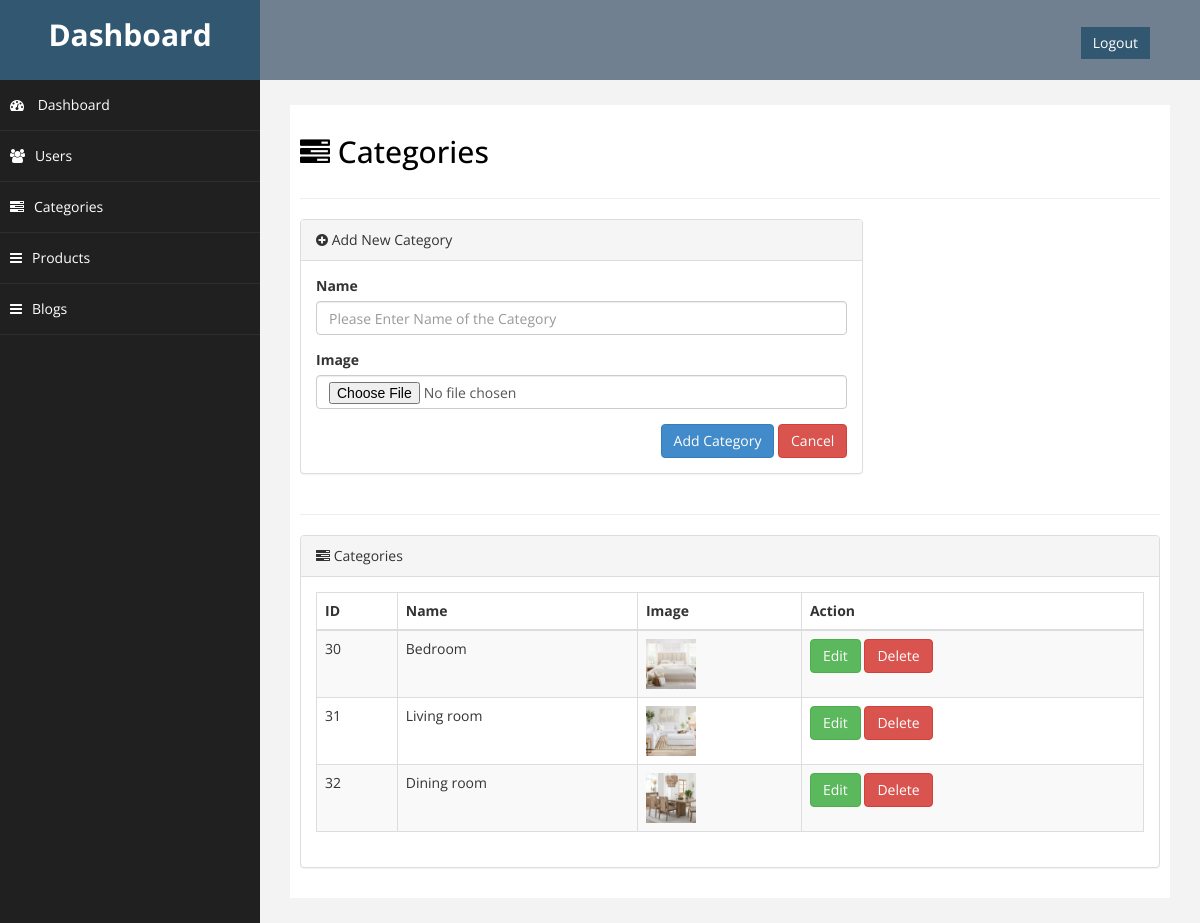
The app's page /admin/categories.php with its own data.
### tables this page shows
CREATE TABLE `category` (
  `id` int(11) NOT NULL,
  `name` varchar(25) NOT NULL,
  `image` varchar(100) NOT NULL
);

### admin/categories.php (the view, shortened to what this page needs)
<?php
 include('header.php');
 require('../include/dbconnect.php');
?>
<div id="page-wrapper">
    <div id="page-inner">
        <div class="row">
            <div class="col-md-12">
                <h2><i class="fa fa-tasks"></i> Categories</h2>
            </div>
        </div>
        <hr />
        <div class="row">
            <div class="col-md-8">
                <div class="panel panel-default">
                    <div class="panel-heading">
                        <i class="fa fa-plus-circle"></i> Add New Category
                    </div>
                    <div class="panel-body">
                        <div class="row">
                            <div class="col-md-12">
                                <form role="form" method="post" action="" enctype="multipart/form-data">
                                    <div class="form-group">
                                        <label>Name</label>
                                        <input type="text" name="name" placeholder="Please Enter Name of the Category" class="form-control" required/>
                                    </div>
                                    <div class="form-group">
                                        <label>Image</label>
                                        <input type="file" name="file" class="form-control">
                                    </div>
                                    <div style="float:right;">
                                        <button type="submit" name="submit" class="btn btn-primary">Add Category</button>
                                        <button type="reset" class="btn btn-danger">Cancel</button>
                                    </div>
                            </div>
                        </div>
                    </div>
                </div>
            </div>
        </div>
        <hr />
        <div class="row">
            <div class="col-md-12">
                <div class="panel panel-default">
                    <div class="panel-heading">
                        <i class="fa fa-tasks"></i> Categories
                    </div>
                    <div class="panel-body">
                        <div class="table-responsive">
                            <table class="table table-striped table-bordered table-hover " id="dataTables-example">
                                <thead>
                                    <tr>
                                        <th>ID</th>
                                        <th>Name</th>
                                        <th>Image</th>
                                        <th>Action</th>
                                    </tr>
                                </thead>
                                <tbody>
                                    <?php
                                    $sql = "select * from category";
                                    $stm = $con -> prepare($sql);
                                    $stm -> execute();
                                    if ($stm -> rowCount())
                                    {
                                        foreach ($stm -> fetchAll() as $row)
                                        {
                                    ?>
                                    <tr class="odd gradeX">
                                        <td><?php echo $row['id'];  ?></td>
                                        <td><?php echo $row['name']; ?></td>
                                        <td><img src="upload/<?php echo $row['image'] ?>" width="50px"></td>
                                        <td>
                                            <a href="editcategory.php?action=edit&id=<?php echo $row['id'] ?>" class='btn btn-success'>
                                                Edit
                                            </a>
                                            <a onclick="return confirm('Are You Sure You Want to Delete this Record?');"
                                                href="?action=delete&id=<?php echo $row['id'] ?>" class='btn btn-danger' id="delete">
                                                Delete
                                            </a>
                                        </td>
                                    </tr>
                                    <?php
                                        }
                                    }
                                    else
                                    {
                                    ?>
                                    <div class='alert alert-danger'>No Row </div>
                                    <?php
                                    }
                                    ?>
                                </tbody>
                            </table>
                        </div>
                    </div>
                </div>
            </div>
        </div>
    </div>
</div>
</div>
<?php
include('footer.php');
?>

### admin/assets/css/custom.css (style rules this page uses)
body { font-family: 'Open Sans', sans-serif; }
#page-wrapper { padding: 15px 15px; min-height: 600px; background:#F3F3F3; }
#page-inner { width:100%; margin:10px 20px 10px 0px; background-color:#fff!important; padding:10px; min-height:600px; }
h2 { color: #000; }
@media (min-width:768px) { #page-wrapper { margin: 0 0 0 260px; padding: 15px 30px; } }

### records on screen
category: id "30", name "Bedroom", image (picture)
category: id "31", name "Living room", image (picture)
category: id "32", name "Dining room", image (picture)
